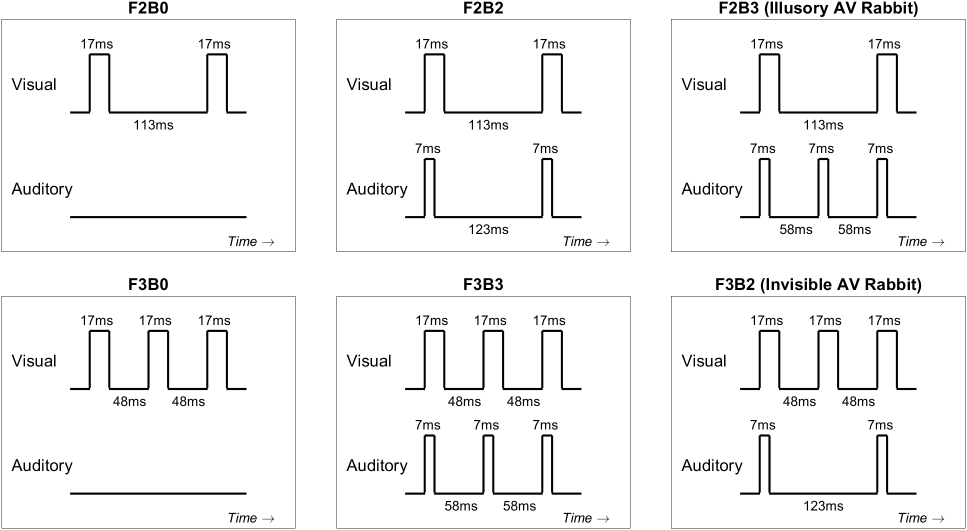
#> input picture plots/schematics_allConditions.png, 1934 x 1060 px (shown at 1/2 size)
$ jupyter execute figure_5.ipynb
#> lines starting #> are read from the running program, lines starting #| are printed output that depends on the picture
Figure 5

Schematics

[cell 1]
import matplotlib.pyplot as plt
from PIL import Image

# Load images
A = Image.open("../plots/schematics_allConditions.png")
#> A is the input picture: PIL image 1934x1060 RGB; min 0, max 255, mean 243.9
B = Image.open("../plots/bs_flash_L.png")
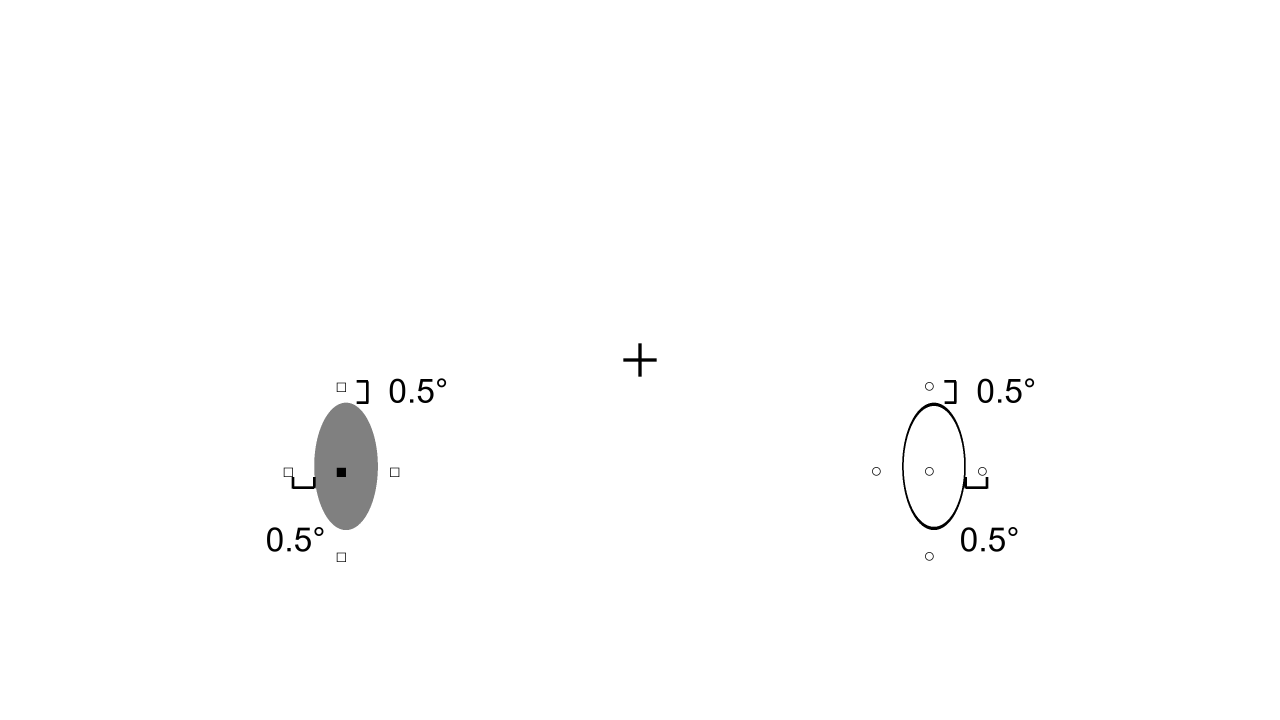
#> input picture plots/bs_flash_L.png, 3840 x 2160 px (shown at 1/3 size)
#> B is the input picture: PIL image 3840x2160 RGB; min 0, max 255, mean 253.3
C = Image.open("../plots/bs_flash_R.png")
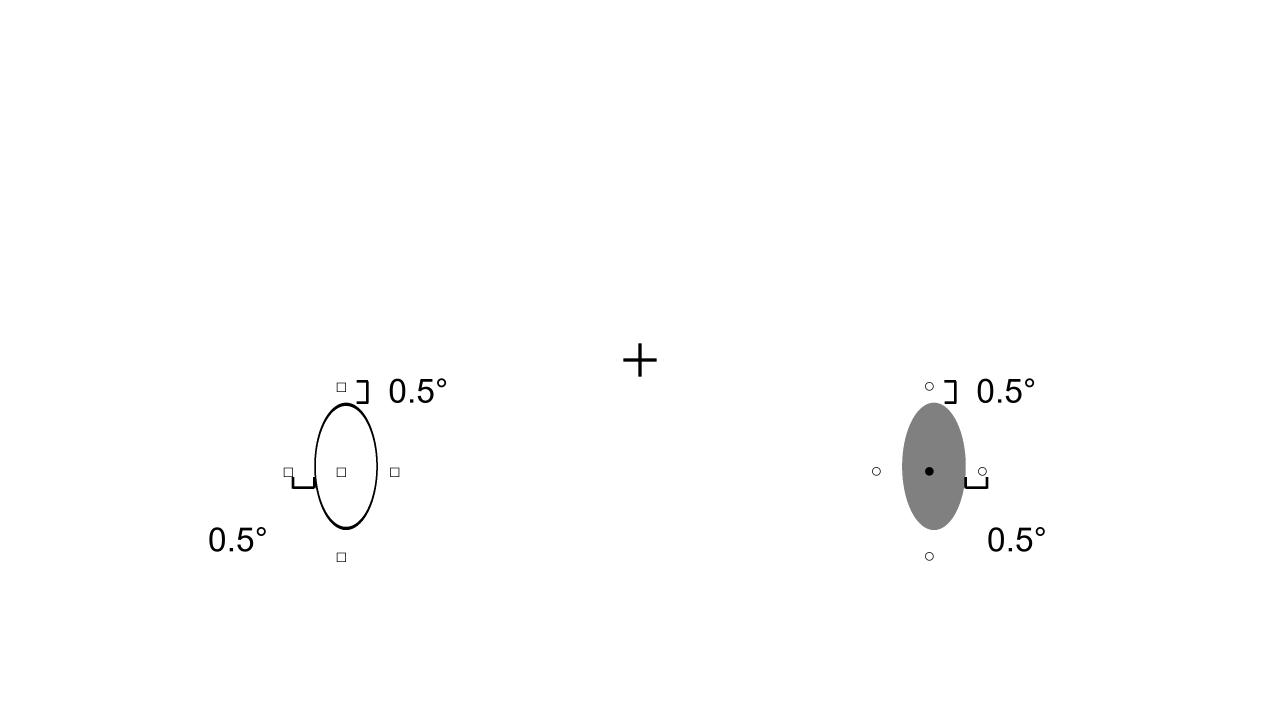
#> input picture plots/bs_flash_R.png, 3840 x 2160 px (shown at 1/3 size)
#> C is the input picture: PIL image 3840x2160 RGB; min 0, max 255, mean 253.3
D = Image.open("../plots/flashResp.png")
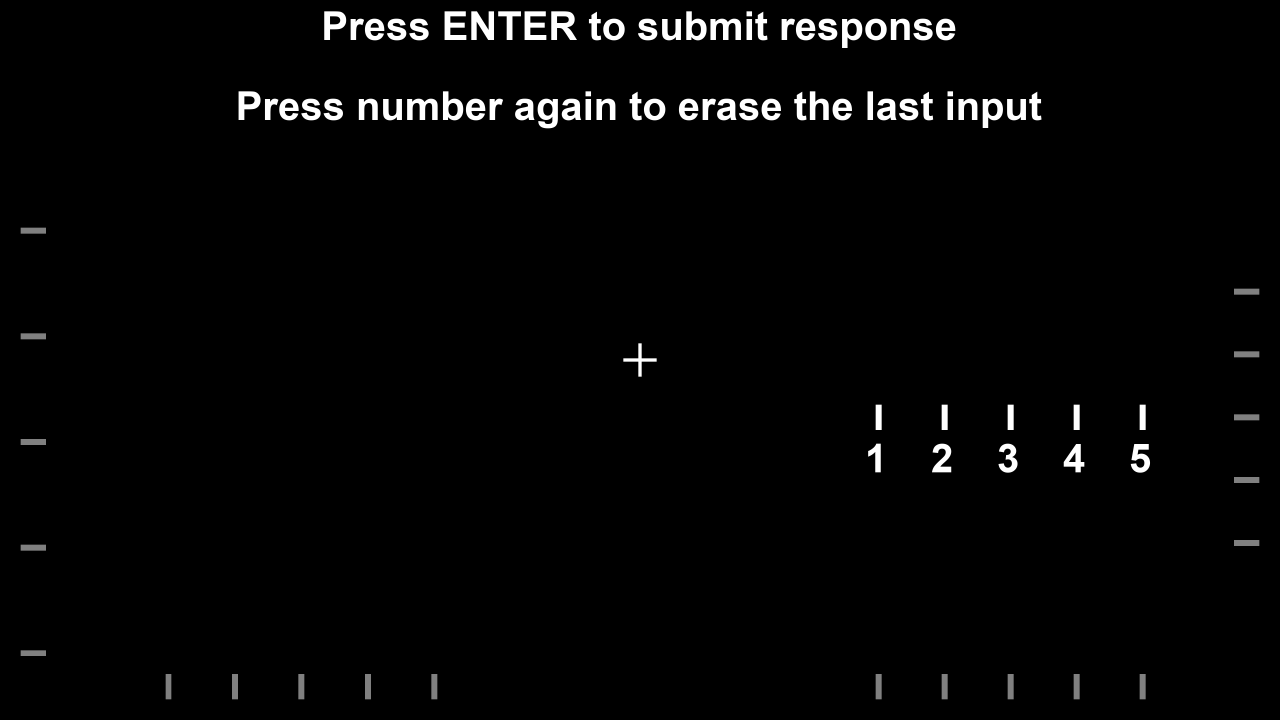
#> input picture plots/flashResp.png, 3840 x 2160 px (shown at 1/3 size)
#> D is the input picture: PIL image 3840x2160 RGB; min 0, max 255, mean 5.5

# crop panels B and C
# (left, upper, right, lower)
box = (500, 900, 3500, 2000)
B = B.crop(box)
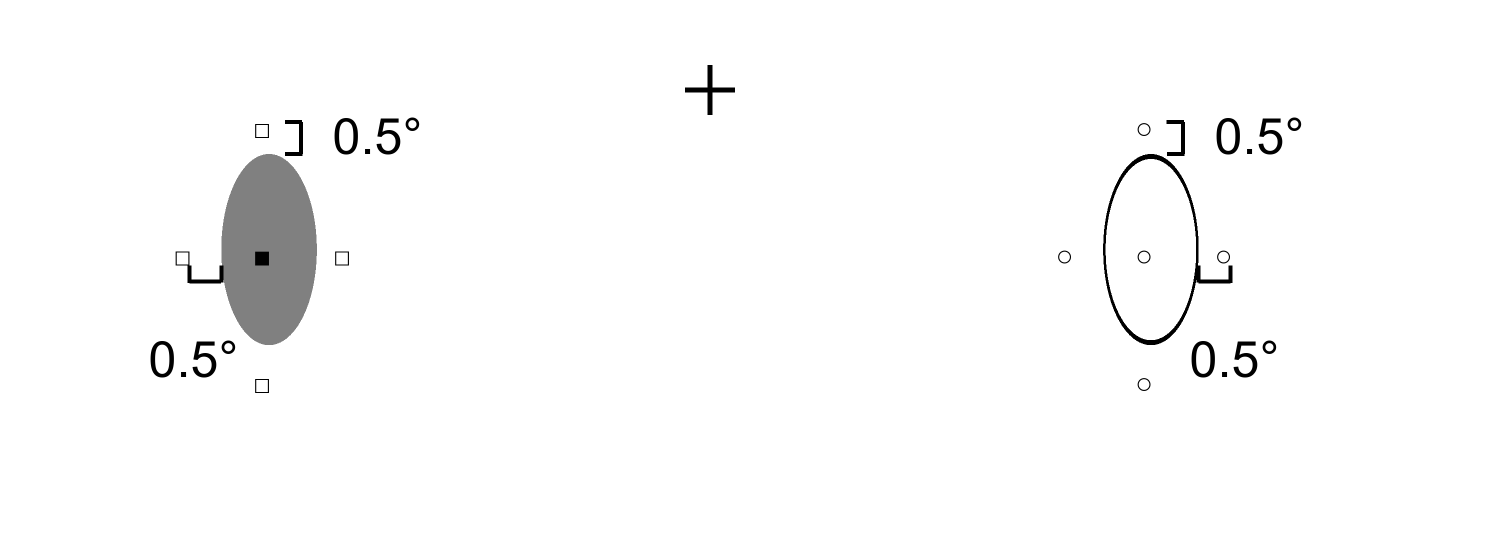
#> B: PIL image 3000x1100 RGB (shown at 1/2 size); min 0, max 255, mean 250.7
C = C.crop(box)
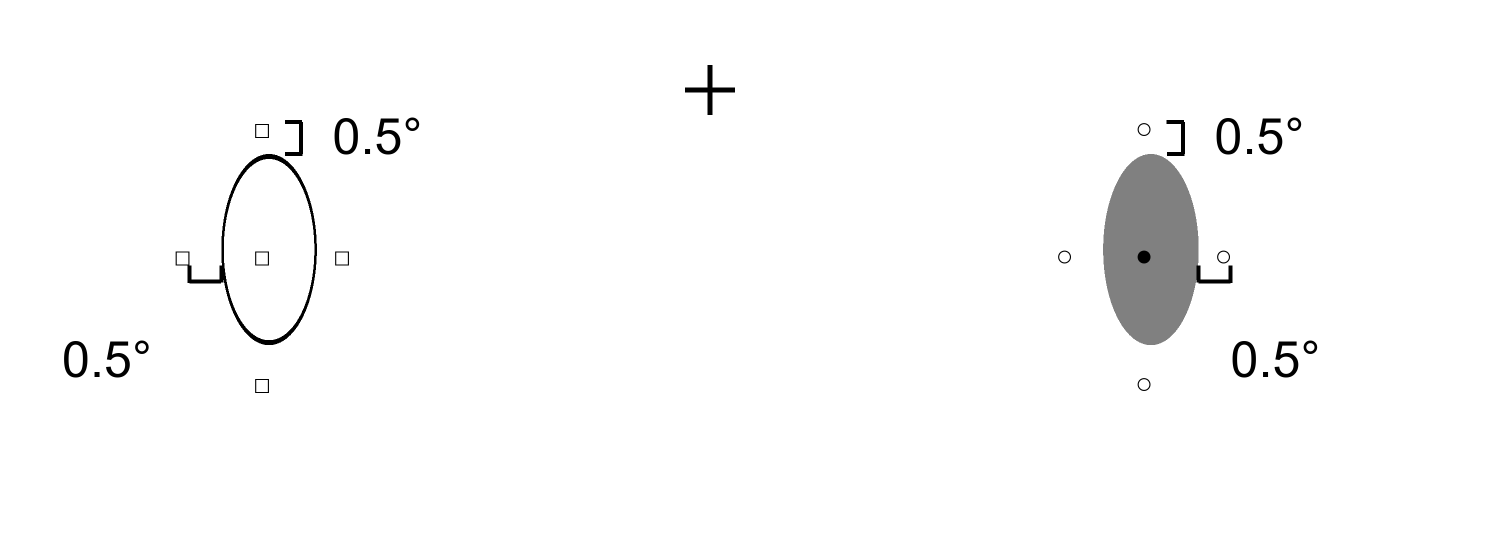
#> C: PIL image 3000x1100 RGB (shown at 1/2 size); min 0, max 255, mean 250.7

pad = 0

# Create a 2x2 grid layout for the figure
fig = plt.figure(figsize=(10, 10), dpi=150)

ax1 = plt.subplot2grid((5, 2), (0, 0), rowspan=2, colspan=2)
ax1.imshow(A)
ax1.axis('off')  # Hide axis ticks
ax1.set_title('A', loc='left', fontsize=14, fontweight='bold', pad=pad, x=-.215)

ax2 = plt.subplot2grid((5, 2), (2, 0))
ax2.imshow(B)
ax2.axis('off')
ax2.set_title('B', loc='left', fontsize=14, fontweight='bold', pad=pad)

ax3 = plt.subplot2grid((5, 2), (2, 1))
ax3.imshow(C)
ax3.axis('off')
ax3.set_title('C', loc='left', fontsize=14, fontweight='bold', pad=pad)

ax4 = plt.subplot2grid((5, 2), (3, 0), rowspan=2, colspan=2)
ax4.imshow(D)
ax4.axis('off')
ax4.set_title('D', loc='left', fontsize=14, fontweight='bold', pad=pad, x=-.236)

# Adjust layout
plt.tight_layout()
plt.savefig("../plots/fig_5_schematics.png", dpi=150)
plt.show()
